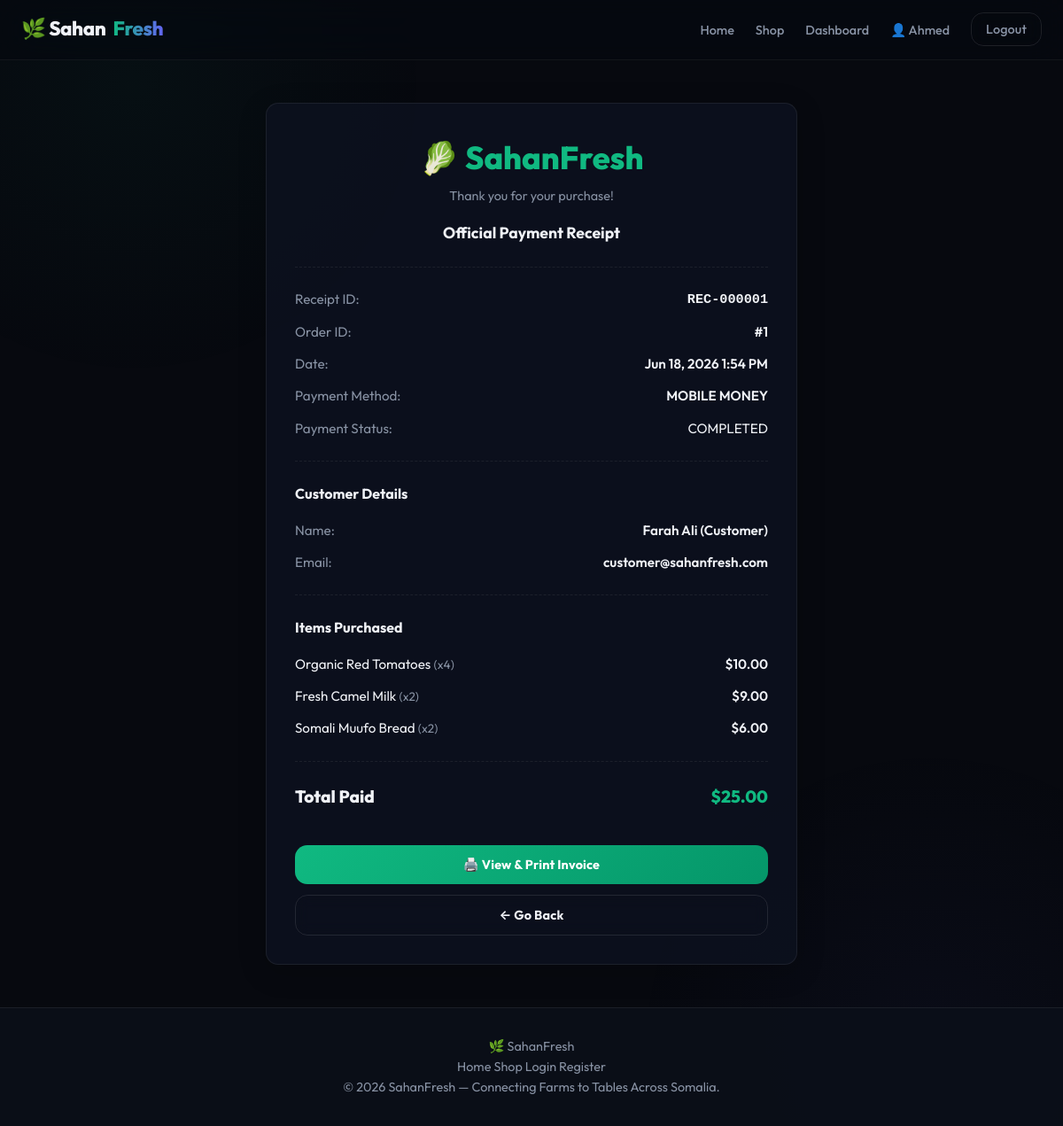
The app's page /orders/receipt.php?id=1 (signed in) with its own data.
### tables this page shows
CREATE TABLE IF NOT EXISTS `orders` (
  `id` INT AUTO_INCREMENT PRIMARY KEY,
  `customer_id` INT NOT NULL,
  `total_amount` DECIMAL(10,2) NOT NULL DEFAULT 0.00,
  `status` ENUM('pending', 'paid', 'approved', 'assigned', 'out_for_delivery', 'delivered', 'cancelled') DEFAULT 'pending',
  `payment_status` ENUM('pending', 'paid', 'refunded') DEFAULT 'pending',
  `shipping_address` TEXT NOT NULL,
  `driver_id` INT DEFAULT NULL,
  `delivery_notes` TEXT DEFAULT NULL,
  `created_at` TIMESTAMP DEFAULT CURRENT_TIMESTAMP,
  `updated_at` TIMESTAMP DEFAULT CURRENT_TIMESTAMP ON UPDATE CURRENT_TIMESTAMP,
  FOREIGN KEY (`customer_id`) REFERENCES `users` (`id`) ON DELETE CASCADE,
  FOREIGN KEY (`driver_id`) REFERENCES `users` (`id`) ON DELETE SET NULL
);

CREATE TABLE IF NOT EXISTS `users` (
  `id` INT AUTO_INCREMENT PRIMARY KEY,
  `name` VARCHAR(100) NOT NULL,
  `email` VARCHAR(100) NOT NULL UNIQUE,
  `password` VARCHAR(255) NOT NULL,
  `role` ENUM('admin', 'supplier', 'customer', 'driver') NOT NULL,
  `phone` VARCHAR(20) DEFAULT NULL,
  `address` TEXT DEFAULT NULL,
  `created_at` TIMESTAMP DEFAULT CURRENT_TIMESTAMP,
  `updated_at` TIMESTAMP DEFAULT CURRENT_TIMESTAMP ON UPDATE CURRENT_TIMESTAMP
);

CREATE TABLE IF NOT EXISTS `order_items` (
  `id` INT AUTO_INCREMENT PRIMARY KEY,
  `order_id` INT NOT NULL,
  `product_id` INT NOT NULL,
  `quantity` INT NOT NULL,
  `price` DECIMAL(10,2) NOT NULL,
  `created_at` TIMESTAMP DEFAULT CURRENT_TIMESTAMP,
  FOREIGN KEY (`order_id`) REFERENCES `orders` (`id`) ON DELETE CASCADE,
  FOREIGN KEY (`product_id`) REFERENCES `products` (`id`) ON DELETE CASCADE
);

CREATE TABLE IF NOT EXISTS `products` (
  `id` INT AUTO_INCREMENT PRIMARY KEY,
  `category_id` INT NOT NULL,
  `supplier_id` INT DEFAULT NULL,
  `name` VARCHAR(150) NOT NULL,
  `description` TEXT DEFAULT NULL,
  `price` DECIMAL(10,2) NOT NULL,
  `sku` VARCHAR(50) NOT NULL UNIQUE,
  `image_url` VARCHAR(255) DEFAULT NULL,
  `created_at` TIMESTAMP DEFAULT CURRENT_TIMESTAMP,
  FOREIGN KEY (`category_id`) REFERENCES `categories` (`id`) ON DELETE CASCADE,
  FOREIGN KEY (`supplier_id`) REFERENCES `users` (`id`) ON DELETE SET NULL
);

### orders/receipt.php (the view, shortened to what this page needs)
<?php
require_once __DIR__ . '/../config/database.php';
$orderId = (int)($_GET['id'] ?? 0);
$stmt = $conn->prepare("SELECT o.*, u.name as customer_name, u.email as customer_email, u.phone as customer_phone,
                        (SELECT payment_method FROM payments WHERE order_id = o.id LIMIT 1) as payment_method,
                        (SELECT status FROM payments WHERE order_id = o.id LIMIT 1) as payment_status_detail,
                        (SELECT id FROM payments WHERE order_id = o.id LIMIT 1) as transaction_id
                        FROM orders o
                        JOIN users u ON o.customer_id = u.id
                        WHERE o.id = ?");
$stmt->execute([$orderId]);
$order = $stmt->fetch(PDO::FETCH_ASSOC);
$itemsStmt = $conn->prepare("SELECT oi.*, p.name as product_name, p.sku FROM order_items oi JOIN products p ON oi.product_id = p.id WHERE oi.order_id = ?");
$itemsStmt->execute([$orderId]);
$items = $itemsStmt->fetchAll(PDO::FETCH_ASSOC);
include __DIR__ . '/../includes/header.php';
?>
<?php include __DIR__ . '/../includes/navbar.php'; ?>
<div style="padding: 0 1.5rem;">
    <div class="receipt-container">
        <div class="receipt-header">
            <h1>🥬 SahanFresh</h1>
            <p style="color:var(--text-muted); font-size:0.9rem;">Thank you for your purchase!</p>
            <h3 style="margin-top:1rem; font-size:1.1rem;">Official Payment Receipt</h3>
        </div>
        <div class="receipt-row">
            <span style="color:var(--text-muted);">Receipt ID:</span>
            <span style="font-weight:600; font-family:monospace;">REC-<?php echo str_pad($order['transaction_id'] ?? $orderId, 6, '0', STR_PAD_LEFT); ?></span>
        </div>
        <div class="receipt-row">
            <span style="color:var(--text-muted);">Order ID:</span>
            <span style="font-weight:600;">#<?php echo $orderId; ?></span>
        </div>
        <div class="receipt-row">
            <span style="color:var(--text-muted);">Date:</span>
            <span style="font-weight:600;"><?php echo date('M j, Y g:i A', strtotime($order['created_at'])); ?></span>
        </div>
        <div class="receipt-row">
            <span style="color:var(--text-muted);">Payment Method:</span>
            <span style="font-weight:600; text-transform: uppercase;"><?php echo str_replace('_', ' ', $order['payment_method'] ?? 'CASH'); ?></span>
        </div>
        <div class="receipt-row">
            <span style="color:var(--text-muted);">Payment Status:</span>
            <span class="badge badge-success"><?php echo strtoupper($order['payment_status_detail'] ?? 'COMPLETED'); ?></span>
        </div>
        <div class="receipt-divider"></div>
        <h4 style="margin-bottom:1rem; font-weight:700;">Customer Details</h4>
        <div class="receipt-row">
            <span style="color:var(--text-muted);">Name:</span>
            <span style="font-weight:600;"><?php echo htmlspecialchars($order['customer_name']); ?></span>
        </div>
        <div class="receipt-row">
            <span style="color:var(--text-muted);">Email:</span>
            <span style="font-weight:600;"><?php echo htmlspecialchars($order['customer_email']); ?></span>
        </div>
        <div class="receipt-divider"></div>
        <h4 style="margin-bottom:1rem; font-weight:700;">Items Purchased</h4>
        <?php foreach ($items as $item): ?>
        <div class="receipt-row">
            <span><?php echo htmlspecialchars($item['product_name']); ?> <span style="color:var(--text-muted); font-size:0.85rem;">(x<?php echo $item['quantity']; ?>)</span></span>
            <span style="font-weight:600;">$<?php echo number_format($item['price'] * $item['quantity'], 2); ?></span>
        </div>
        <?php endforeach; ?>
        <div class="receipt-divider"></div>
        <div class="receipt-row" style="font-size:1.2rem; font-weight:800;">
            <span>Total Paid</span>
            <span style="color:var(--primary);">$<?php echo number_format($order['total_amount'], 2); ?></span>
        </div>
        <div style="margin-top:2.5rem; text-align:center; display:flex; flex-direction:column; gap:0.75rem;">
            <a href="<?php echo BASE_URL; ?>orders/invoice.php?id=<?php echo $orderId; ?>" class="btn btn-primary" style="width:100%;">🖨️ View & Print Invoice</a>
            <a href="javascript:window.history.back()" class="btn btn-secondary" style="width:100%;">← Go Back</a>
        </div>
    </div>
</div>
<?php include __DIR__ . '/../includes/footer.php'; ?>

### assets/css/style.css (style rules this page uses)
:root { --bg-main: #07090f; --bg-card: rgba(13, 18, 32, 0.8); --bg-header: rgba(7, 9, 15, 0.7); --border-color: rgba(255, 255, 255, 0.07); --primary: #10b981; --primary-hover: #059669; --primary-glow: rgba(16, 185, 129, 0.25); --accent: #6366f1; --accent-glow: rgba(99, 102, 241, 0.2); --danger: #ef4444; --warning: #f59e0b; --info: #0ea5e9; --text-main: #f0f2f7; --text-muted: #8892a4; --text-dark: #111827; --font-sans: 'Outfit', -apple-system, BlinkMacSystemFont, "Segoe UI", Roboto, sans-serif; --transition: all 0.3s cubic-bezier(0.4, 0, 0.2, 1); --radius: 14px; --radius-sm: 8px; }
* { margin: 0; padding: 0; box-sizing: border-box; }
body { font-family: var(--font-sans); background-color: var(--bg-main); color: var(--text-main); line-height: 1.6; min-height: 100vh; display: flex; flex-direction: column; overflow-x: hidden; }
body::before { content: ''; position: fixed; top: -20%; left: -15%; width: 55%; height: 55%; background: radial-gradient(circle, rgba(16, 185, 129, 0.04) 0%, transparent 70%); z-index: -1; pointer-events: none; }
body::after { content: ''; position: fixed; bottom: -20%; right: -15%; width: 55%; height: 55%; background: radial-gradient(circle, rgba(99, 102, 241, 0.04) 0%, transparent 70%); z-index: -1; pointer-events: none; }
a { color: inherit; text-decoration: none; transition: var(--transition); }
.btn { display: inline-flex; align-items: center; justify-content: center; padding: 0.65rem 1.3rem; font-weight: 700; border-radius: var(--radius); transition: var(--transition); cursor: pointer; font-size: 0.9rem; border: none; gap: 0.5rem; letter-spacing: .01em; font-family: var(--font-sans); }
.btn-primary { background: linear-gradient(135deg, var(--primary), #059669); color: #fff; box-shadow: 0 0 0 rgba(16,185,129,0); }
.btn-secondary { background-color: transparent; border: 1px solid rgba(255,255,255,.1); color: var(--text-main); backdrop-filter: blur(8px); }

### orders/receipt.php (style rules this page uses)
.receipt-container { max-width: 600px; margin: 3rem auto; padding: 2rem; background: var(--bg-card); border: 1px solid var(--border-color); border-radius: var(--radius); box-shadow: 0 8px 32px 0 rgba(0, 0, 0, 0.2); }
.receipt-header { text-align: center; border-bottom: 1px dashed var(--border-color); padding-bottom: 1.5rem; margin-bottom: 1.5rem; }
.receipt-header h1 { color: var(--primary); font-size: 2.25rem; font-weight: 800; margin-bottom: 0.25rem; }
.receipt-row { display: flex; justify-content: space-between; margin-bottom: 0.75rem; font-size: 0.95rem; }
.receipt-divider { border-bottom: 1px dashed var(--border-color); margin: 1.5rem 0; }

### records on screen
orders: created_at "Jun 18, 2026 1:54 PM", customer.name "Farah Ali (Customer)", customer.email "customer@sahanfresh.com", total_amount "25.00"
order_items: product.name "Organic Red Tomatoes", quantity "4", $item['price'] * $item['quantity'] "10.00"
order_items: product.name "Fresh Camel Milk", quantity "2", $item['price'] * $item['quantity'] "9.00"
order_items: product.name "Somali Muufo Bread", quantity "2", $item['price'] * $item['quantity'] "6.00"

### other values on screen
explode(' ', $user['name'])[0] "Ahmed"
str_pad($order['transaction_id'] ?? $orderId, 6, '0', STR_PAD_LEFT) "000001"
$orderId "1"
str_replace('_', ' ', $order['payment_method'] ?? 'CASH') "MOBILE MONEY"
$order['payment_status_detail'] "COMPLETED"
